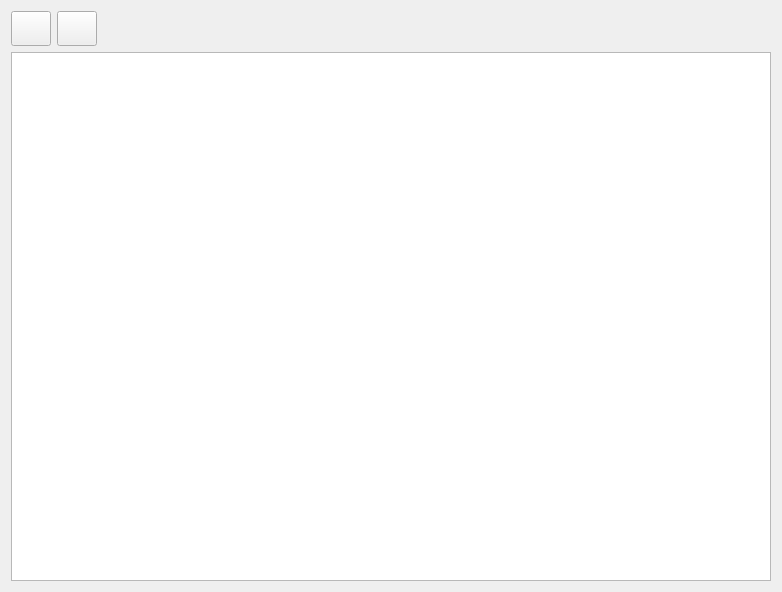
<?xml version="1.0" encoding="UTF-8"?>
<ui version="4.0">
 <class>Cars</class>
 <widget class="QWidget" name="Cars">
  <property name="geometry">
   <rect>
    <x>0</x>
    <y>0</y>
    <width>782</width>
    <height>592</height>
   </rect>
  </property>
  <property name="windowTitle">
   <string>Form</string>
  </property>
  <layout class="QVBoxLayout" name="verticalLayout">
   <item>
    <layout class="QHBoxLayout" name="horizontalLayout">
     <item>
      <widget class="QPushButton" name="btn_add">
       <property name="sizePolicy">
        <sizepolicy hsizetype="Fixed" vsizetype="Fixed">
         <horstretch>0</horstretch>
         <verstretch>0</verstretch>
        </sizepolicy>
       </property>
       <property name="minimumSize">
        <size>
         <width>40</width>
         <height>35</height>
        </size>
       </property>
       <property name="text">
        <string/>
       </property>
       <property name="icon">
        <iconset resource="../recources/all.qrc">
         <normaloff>:/icons/add.png</normaloff>:/icons/add.png</iconset>
       </property>
       <property name="shortcut">
        <string>Ctrl+A</string>
       </property>
      </widget>
     </item>
     <item>
      <widget class="QPushButton" name="btn_del">
       <property name="enabled">
        <bool>true</bool>
       </property>
       <property name="sizePolicy">
        <sizepolicy hsizetype="Fixed" vsizetype="Fixed">
         <horstretch>0</horstretch>
         <verstretch>0</verstretch>
        </sizepolicy>
       </property>
       <property name="minimumSize">
        <size>
         <width>40</width>
         <height>35</height>
        </size>
       </property>
       <property name="text">
        <string/>
       </property>
       <property name="icon">
        <iconset resource="../recources/all.qrc">
         <normaloff>:/icons/delete.png</normaloff>:/icons/delete.png</iconset>
       </property>
       <property name="shortcut">
        <string>Del</string>
       </property>
      </widget>
     </item>
     <item>
      <spacer name="horizontalSpacer">
       <property name="orientation">
        <enum>Qt::Horizontal</enum>
       </property>
       <property name="sizeType">
        <enum>QSizePolicy::Expanding</enum>
       </property>
       <property name="sizeHint" stdset="0">
        <size>
         <width>40</width>
         <height>20</height>
        </size>
       </property>
      </spacer>
     </item>
    </layout>
   </item>
   <item>
    <layout class="QHBoxLayout" name="horizontalLayout_2">
     <item>
      <widget class="QTableView" name="tableView"/>
     </item>
    </layout>
   </item>
  </layout>
 </widget>
 <resources>
  <include location="../recources/all.qrc"/>
 </resources>
 <connections/>
</ui>
